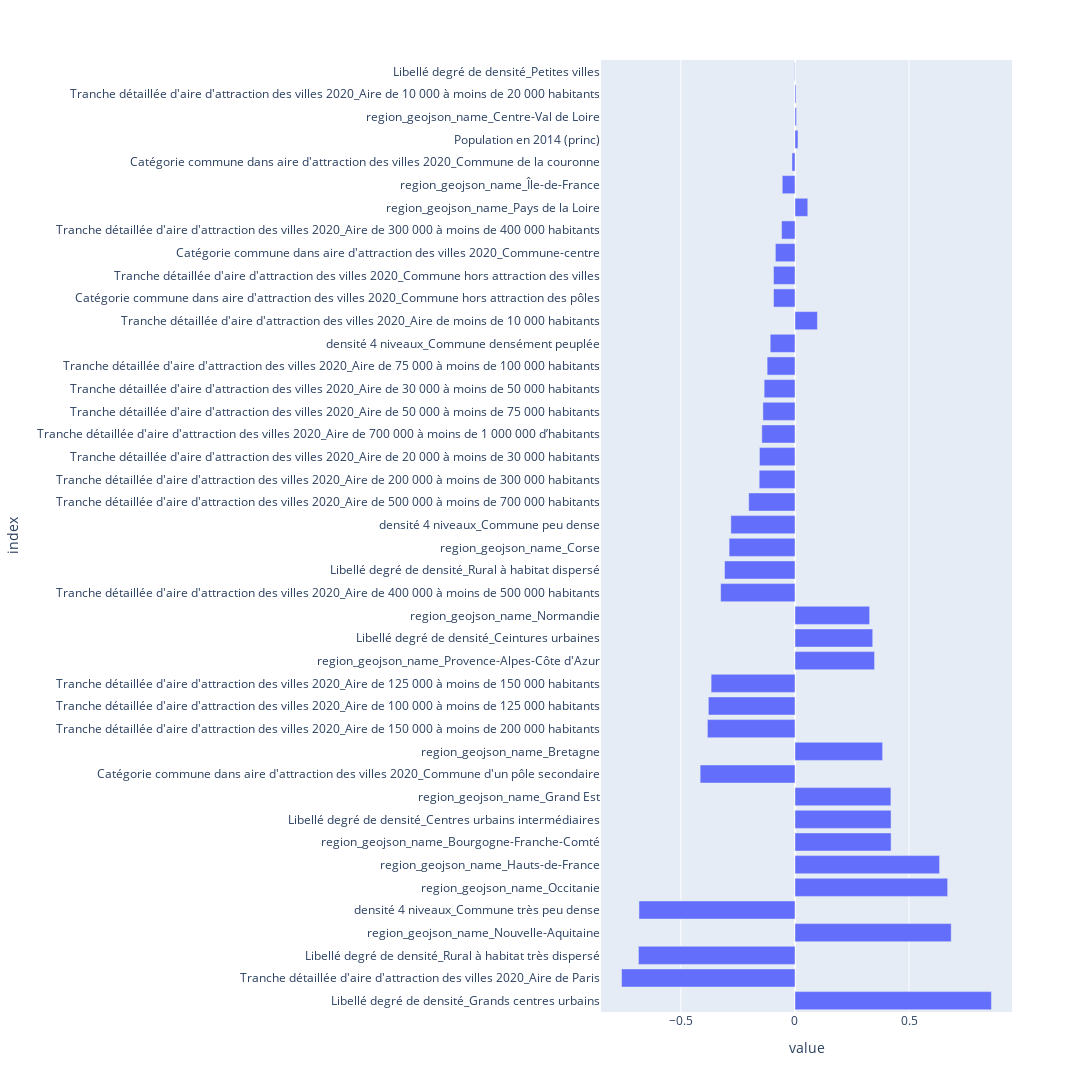

The code cell stored with this chart in its notebook:
### Code cell
# Plot coefficients
fig = px.bar(feature_importance, orientation = 'h')
fig.update_layout(height=2000, width=2500, showlegend = False, margin = {'l': 50}, ) # to avoid cropping of column names
fig.show()

### Figure 1 — Plotly figure (JSON) as saved in the notebook; plotly's stock layout.template omitted (floating-point values rounded to 4 significant figures)
{"data": [{"alignmentgroup": "True", "hovertemplate": "variable=feature_importances<br>value=%{x}<br>index=%{y}<extra></extra>", "legendgroup": "feature_importances", "marker": {"color": "#636efa", "pattern": {"shape": ""}}, "name": "feature_importances", "offsetgroup": "feature_importances", "orientation": "h", "showlegend": true, "textposition": "auto", "type": "bar", "x": [0.8609, -0.76, -0.686, 0.6845, -0.6837, 0.6691, 0.6335, 0.4212, 0.421, 0.4203, -0.4156, 0.3841, -0.3839, -0.3797, -0.3676, 0.3487, 0.3406, 0.3272, -0.3258, -0.3086, -0.2888, -0.281, -0.2028, -0.1569, -0.1557, -0.1454, -0.1406, -0.1352, -0.1221, -0.1086, 0.09839, -0.09417, -0.09417, -0.08595, -0.05874, 0.05612, -0.0558, -0.01318, 0.01299, 0.00643, 0.004463, -0.001559], "xaxis": "x", "y": ["Libellé degré de densité_Grands centres urbains", "Tranche détaillée d'aire d'attraction des villes 2020_Aire de Paris", "Libellé degré de densité_Rural à habitat très dispersé", "region_geojson_name_Nouvelle-Aquitaine", "densité 4 niveaux_Commune très peu dense", "region_geojson_name_Occitanie", "region_geojson_name_Hauts-de-France", "region_geojson_name_Bourgogne-Franche-Comté", "Libellé degré de densité_Centres urbains intermédiaires", "region_geojson_name_Grand Est", "Catégorie commune dans aire d'attraction des villes 2020_Commune d'un pôle secondaire", "region_geojson_name_Bretagne", "Tranche détaillée d'aire d'attraction des villes 2020_Aire de 150 000 à moins de 200 000 habitants", "Tranche détaillée d'aire d'attraction des villes 2020_Aire de 100 000 à moins de 125 000 habitants", "Tranche détaillée d'aire d'attraction des villes 2020_Aire de 125 000 à moins de 150 000 habitants", "region_geojson_name_Provence-Alpes-Côte d'Azur", "Libellé degré de densité_Ceintures urbaines", "region_geojson_name_Normandie", "Tranche détaillée d'aire d'attraction des villes 2020_Aire de 400 000 à moins de 500 000 habitants", "Libellé degré de densité_Rural à habitat dispersé", "region_geojson_name_Corse", "densité 4 niveaux_Commune peu dense", "Tranche détaillée d'aire d'attraction des villes 2020_Aire de 500 000 à moins de 700 000 habitants", "Tranche détaillée d'aire d'attraction des villes 2020_Aire de 200 000 à moins de 300 000 habitants", "Tranche détaillée d'aire d'attraction des villes 2020_Aire de 20 000 à moins de 30 000 habitants", "Tranche détaillée d'aire d'attraction des villes 2020_Aire de 700 000 à moins de 1 000 000 d’habitants", "Tranche détaillée d'aire d'attraction des villes 2020_Aire de 50 000 à moins de 75 000 habitants", "Tranche détaillée d'aire d'attraction des villes 2020_Aire de 30 000 à moins de 50 000 habitants", "Tranche détaillée d'aire d'attraction des villes 2020_Aire de 75 000 à moins de 100 000 habitants", "densité 4 niveaux_Commune densément peuplée", "Tranche détaillée d'aire d'attraction des villes 2020_Aire de moins de 10 000 habitants", "Catégorie commune dans aire d'attraction des villes 2020_Commune hors attraction des pôles", "Tranche détaillée d'aire d'attraction des villes 2020_Commune hors attraction des villes", "Catégorie commune dans aire d'attraction des villes 2020_Commune-centre", "Tranche détaillée d'aire d'attraction des villes 2020_Aire de 300 000 à moins de 400 000 habitants", "region_geojson_name_Pays de la Loire", "region_geojson_name_Île-de-France", "Catégorie commune dans aire d'attraction des villes 2020_Commune de la couronne", "Population en 2014 (princ)", "region_geojson_name_Centre-Val de Loire", "Tranche détaillée d'aire d'attraction des villes 2020_Aire de 10 000 à moins de 20 000 habitants", "Libellé degré de densité_Petites villes"], "yaxis": "y"}], "layout": {"barmode": "relative", "height": 2000, "legend": {"title": {"text": "variable"}, "tracegroupgap": 0}, "margin": {"l": 50, "t": 60}, "showlegend": false, "width": 2500, "xaxis": {"anchor": "y", "domain": [0, 1], "title": {"text": "value"}}, "yaxis": {"anchor": "x", "domain": [0, 1], "title": {"text": "index"}}}}
